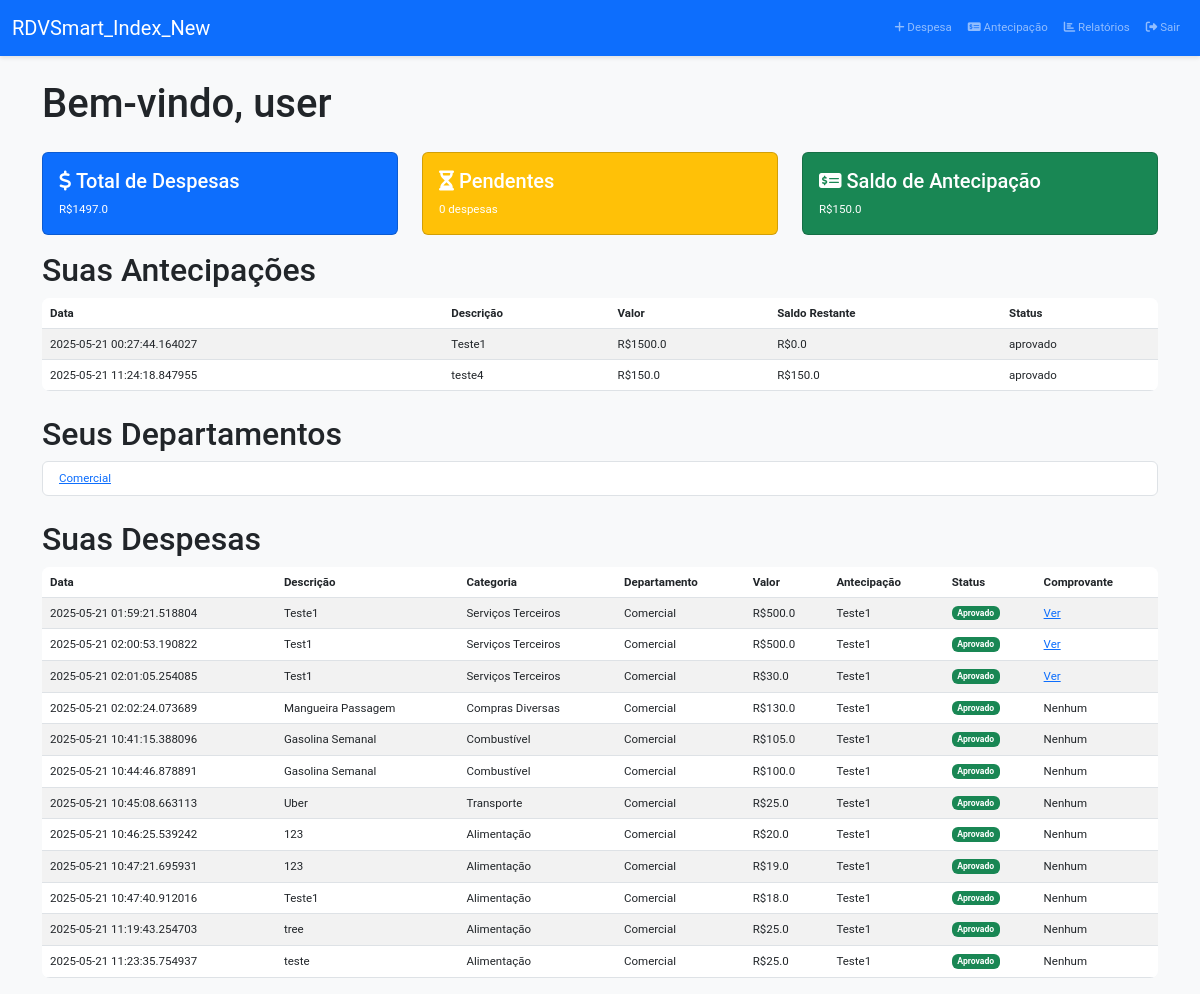
The app's page /dashboard_new (signed in) with its own data.
### app.py (models this page shows)
class User(UserMixin, db.Model):
    id = db.Column(db.Integer, primary_key=True)
    username = db.Column(db.String(80), unique=True, nullable=False)
    email = db.Column(db.String(120), unique=True, nullable=False)
    password_hash = db.Column(db.String(128), nullable=False)
    is_manager = db.Column(db.Boolean, default=False)
    approval_limit = db.Column(db.Float, default=0.0)
    manager_id = db.Column(db.Integer, db.ForeignKey('user.id'), nullable=True)
    approval_level = db.Column(db.Integer, default=1)  # 1=Usuário, 2=Gestor, 3=Admin
    groups = db.relationship('GroupMembership', backref='user', lazy=True)
    expenses = db.relationship('Expense', backref='user', lazy=True)
    advances = db.relationship('Advance', backref='user', lazy=True)
    manager = db.relationship('User', remote_side=[id], back_populates='managed_users', foreign_keys=[manager_id])
    managed_users = db.relationship('User', back_populates='manager', foreign_keys=[manager_id])

class Advance(db.Model):
    id = db.Column(db.Integer, primary_key=True)
    user_id = db.Column(db.Integer, db.ForeignKey('user.id'), nullable=False)
    event_id = db.Column(db.Integer, db.ForeignKey('event.id'), nullable=True)  # Nova coluna
    amount = db.Column(db.Float, nullable=False)
    description = db.Column(db.String(200), nullable=False)
    status = db.Column(db.String(20), default='pendente')
    date = db.Column(db.DateTime, nullable=False, default=datetime.utcnow)
    remaining_balance = db.Column(db.Float, nullable=False)
    expenses = db.relationship('Expense', backref='advance', lazy=True)
    history = db.relationship('AdvanceHistory', backref='advance', lazy=True)
    event = db.relationship('Event', backref='advances', lazy=True)  # Nova relação

class Group(db.Model):
    id = db.Column(db.Integer, primary_key=True)
    name = db.Column(db.String(100), nullable=False)
    creator_id = db.Column(db.Integer, db.ForeignKey('user.id'), nullable=False)
    members = db.relationship('GroupMembership', backref='group', lazy=True)
    expenses = db.relationship('Expense', backref='group', lazy=True)

class Expense(db.Model):
    id = db.Column(db.Integer, primary_key=True)
    user_id = db.Column(db.Integer, db.ForeignKey('user.id'), nullable=False)
    group_id = db.Column(db.Integer, db.ForeignKey('group.id'))
    advance_id = db.Column(db.Integer, db.ForeignKey('advance.id'))
    event_id = db.Column(db.Integer, db.ForeignKey('event.id'))
    amount = db.Column(db.Float, nullable=False)
    description = db.Column(db.String(200), nullable=False)
    category = db.Column(db.String(50), nullable=False)
    date = db.Column(db.DateTime, nullable=False, default=datetime.utcnow)
    receipt = db.Column(db.String(200))
    status = db.Column(db.String(20), default='pendente')
    splits = db.relationship('ExpenseSplit', backref='expense', lazy=True)

### app.py (the view)
@app.route('/dashboard_new')
@login_required
def dashboard_new():
    expenses = Expense.query.filter_by(user_id=current_user.id).all()
    groups = Group.query.join(GroupMembership).filter(GroupMembership.user_id == current_user.id).all()
    pending_approvals = Expense.query.filter_by(status='pendente').all() if current_user.is_manager else []
    advances = Advance.query.filter_by(user_id=current_user.id).all()
    pending_advance_approvals = Advance.query.filter_by(status='pendente').all() if current_user.is_manager else []
    total_expenses = sum(expense.amount for expense in expenses)
    pending_count = len([e for e in expenses if e.status == 'pendente'])
    total_advance_balance = sum(advance.remaining_balance for advance in advances if advance.status == 'aprovado')
    return render_template('index_new.html', expenses=expenses, groups=groups, pending_approvals=pending_approvals,
                         total_expenses=total_expenses, pending_count=pending_count, advances=advances,
                         total_advance_balance=total_advance_balance, pending_advance_approvals=pending_advance_approvals)

### app.py (called while the page is built)
@login_manager.user_loader
def load_user(user_id):
    return User.query.get(int(user_id))

### templates/index_new.html (shortened to what this page needs)
<!DOCTYPE html>
<html>
<head>
    <link href="https://cdn.jsdelivr.net/npm/bootstrap@5.3.0/dist/css/bootstrap.min.css" rel="stylesheet">
    <link rel="stylesheet" href="https://cdnjs.cloudflare.com/ajax/libs/font-awesome/6.4.0/css/all.min.css">
    <link rel="stylesheet" href="{{ url_for('static', filename='styles.css') }}">
</head>
<body>
    <nav class="navbar navbar-expand-lg navbar-dark bg-primary">
        <div class="container-fluid">
            <a class="navbar-brand" href="{{ url_for('index') }}">RDVSmart_Index_New</a>
            <div class="collapse navbar-collapse" id="navbarNav">
                <ul class="navbar-nav ms-auto">
                    <li class="nav-item">
                        <a class="nav-link" href="{{ url_for('add_expense') }}"><i class="fas fa-plus"></i> Despesa</a>
                    </li>
                    <li class="nav-item">
                        <a class="nav-link" href="{{ url_for('advance_request') }}"><i class="fas fa-money-check-alt"></i> Antecipação</a>
                    </li>
                    <li class="nav-item">
                        <a class="nav-link" href="{{ url_for('report') }}"><i class="fas fa-chart-bar"></i> Relatórios</a>
                    </li>
                    <li class="nav-item">
                        <a class="nav-link" href="{{ url_for('logout') }}"><i class="fas fa-sign-out-alt"></i> Sair</a>
                    </li>
                </ul>
            </div>
        </div>
    </nav>
    <div class="container mt-4 animate-fade-in">
        <h1 class="mb-4">Bem-vindo, {{ current_user.username }}</h1>
        <div class="row">
            <div class="col-md-4">
                <div class="card text-white bg-primary mb-3">
                    <div class="card-body">
                        <h5 class="card-title"><i class="fas fa-dollar-sign"></i> Total de Despesas</h5>
                        <p class="card-text">R${{ total_expenses }}</p>
                    </div>
                </div>
            </div>
            <div class="col-md-4">
                <div class="card text-white bg-warning mb-3">
                    <div class="card-body">
                        <h5 class="card-title"><i class="fas fa-hourglass-half"></i> Pendentes</h5>
                        <p class="card-text">{{ pending_count }} despesas</p>
                    </div>
                </div>
            </div>
            <div class="col-md-4">
                <div class="card text-white bg-success mb-3">
                    <div class="card-body">
                        <h5 class="card-title"><i class="fas fa-money-check-alt"></i> Saldo de Antecipação</h5>
                        <p class="card-text">R${{ total_advance_balance }}</p>
                    </div>
                </div>
            </div>
        </div>
        <h2>Suas Antecipações</h2>
        <table class="table table-striped mb-4 animate-fade-in">
            <thead>
                <tr>
                    <th>Data</th>
                    <th>Descrição</th>
                    <th>Valor</th>
                    <th>Saldo Restante</th>
                    <th>Status</th>
                </tr>
            </thead>
            <tbody>
                {% for advance in advances %}
                <tr>
                    <td>{{ advance.date }}</td>
                    <td>{{ advance.description }}</td>
                    <td>R${{ advance.amount }}</td>
                    <td>R${{ advance.remaining_balance }}</td>
                    <td>{{ advance.status }}</td>
                </tr>
                {% endfor %}
            </tbody>
        </table>
        <h2>Seus Departamentos</h2>
        <ul class="list-group mb-4 animate-fade-in">
            {% for group in groups %}
            <li class="list-group-item"><a href="{{ url_for('group', group_id=group.id) }}">{{ group.name }}</a></li>
            {% endfor %}
        </ul>
        <h2>Suas Despesas</h2>
        <table class="table table-striped animate-fade-in">
            <thead>
                <tr>
                    <th>Data</th>
                    <th>Descrição</th>
                    <th>Categoria</th>
                    <th>Departamento</th>
                    <th>Valor</th>
                    <th>Antecipação</th>
                    <th>Status</th>
                    <th>Comprovante</th>
                </tr>
            </thead>
            <tbody>
                {% for expense in expenses %}
                <tr>
                    <td>{{ expense.date }}</td>
                    <td>{{ expense.description }}</td>
                    <td>{{ expense.category }}</td>
                    <td>{{ expense.group.name if expense.group else 'Nenhum' }}</td>
                    <td>R${{ expense.amount }}</td>
                    <td>{{ expense.advance.description if expense.advance else 'Nenhuma' }}</td>
                    <td>{% if expense.status == 'pendente' %}
                            <span class="badge bg-warning">Pendente</span>
                        {% elif expense.status == 'aprovado' %}
                            <span class="badge bg-success">Aprovado</span>
                        {% else %}
                            <span class="badge bg-danger">Rejeitado</span>
                        {% endif %}
                    </td>
                    <td>
                        {% if expense.receipt %}
                        <a href="{{ url_for('static', filename=expense.receipt) }}">Ver</a>
                        {% else %}
                        Nenhum
                        {% endif %}
                    </td>
                </tr>
                {% endfor %}
            </tbody>
        </table>
    </div>
</body>
</html>

### static/styles.css (style rules this page uses)
body { font-family: 'Roboto', sans-serif; background-color: #f8f9fa; }
.navbar { box-shadow: 0 2px 4px rgba(0,0,0,0.1); }
.card { transition: transform 0.3s ease, box-shadow 0.3s ease; }
.table { background-color: #fff; border-radius: 8px; overflow: hidden; }
.animate-fade-in { animation: fadeIn 0.5s ease-in; }

### templates/index_new.html (style rules this page uses)
body { font-size: 0.72rem; }
table { font-size: 0.72rem; }

### records on screen
User: username "user"
Advance: date "2025-05-21 00:27:44.164027", description "Teste1", amount "1500.0", remaining_balance "0.0", status "aprovado"
Advance: date "2025-05-21 11:24:18.847955", description "teste4", amount "150.0", remaining_balance "150.0", status "aprovado"
Group: name "Comercial"
Expense: date "2025-05-21 01:59:21.518804", description "Teste1", category "Serviços Terceiros", group "Comercial", amount "500.0", advance "Teste1", status "Aprovado"
Expense: date "2025-05-21 02:00:53.190822", description "Test1", category "Serviços Terceiros", group "Comercial", amount "500.0", advance "Teste1", status "Aprovado"
Expense: date "2025-05-21 02:01:05.254085", description "Test1", category "Serviços Terceiros", group "Comercial", amount "30.0", advance "Teste1", status "Aprovado"
Expense: date "2025-05-21 02:02:24.073689", description "Mangueira Passagem", category "Compras Diversas", group "Comercial", amount "130.0", advance "Teste1", status "Aprovado", shows "Nenhum"
Expense: date "2025-05-21 10:41:15.388096", description "Gasolina Semanal", category "Combustível", group "Comercial", amount "105.0", advance "Teste1", status "Aprovado", shows "Nenhum"
Expense: date "2025-05-21 10:44:46.878891", description "Gasolina Semanal", category "Combustível", group "Comercial", amount "100.0", advance "Teste1", status "Aprovado", shows "Nenhum"
Expense: date "2025-05-21 10:45:08.663113", description "Uber", category "Transporte", group "Comercial", amount "25.0", advance "Teste1", status "Aprovado", shows "Nenhum"
Expense: date "2025-05-21 10:46:25.539242", description "123", category "Alimentação", group "Comercial", amount "20.0", advance "Teste1", status "Aprovado", shows "Nenhum"
Expense: date "2025-05-21 10:47:21.695931", description "123", category "Alimentação", group "Comercial", amount "19.0", advance "Teste1", status "Aprovado", shows "Nenhum"
Expense: date "2025-05-21 10:47:40.912016", description "Teste1", category "Alimentação", group "Comercial", amount "18.0", advance "Teste1", status "Aprovado", shows "Nenhum"
Expense: date "2025-05-21 11:19:43.254703", description "tree", category "Alimentação", group "Comercial", amount "25.0", advance "Teste1", status "Aprovado", shows "Nenhum"
Expense: date "2025-05-21 11:23:35.754937", description "teste", category "Alimentação", group "Comercial", amount "25.0", advance "Teste1", status "Aprovado", shows "Nenhum"

### other values on screen
{{ total_expenses }} "1497.0"
{{ pending_count }} "0"
{{ total_advance_balance }} "150.0"
